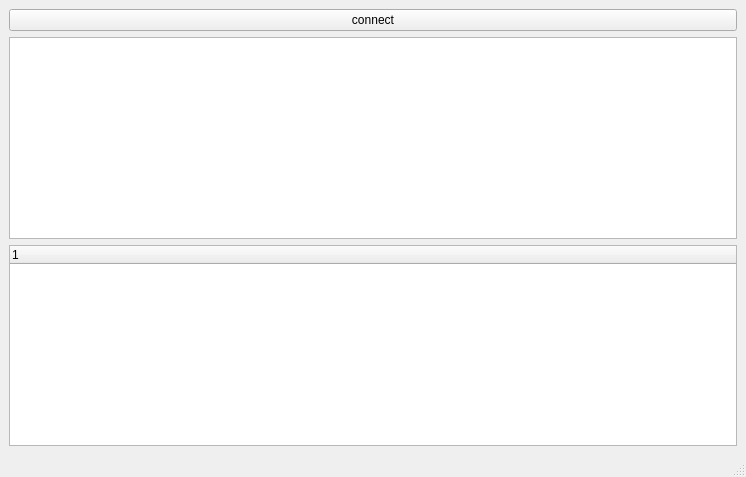
<?xml version="1.0" encoding="UTF-8"?>
<ui version="4.0">
 <class>MainWindow</class>
 <widget class="QMainWindow" name="MainWindow">
  <property name="geometry">
   <rect>
    <x>0</x>
    <y>0</y>
    <width>746</width>
    <height>477</height>
   </rect>
  </property>
  <property name="windowTitle">
   <string>MainWindow</string>
  </property>
  <widget class="QWidget" name="centralwidget">
   <layout class="QGridLayout" name="gridLayout">
    <item row="0" column="0">
     <widget class="QPushButton" name="pushButton">
      <property name="text">
       <string>connect</string>
      </property>
     </widget>
    </item>
    <item row="1" column="0">
     <widget class="QTextBrowser" name="textBrowser"/>
    </item>
    <item row="2" column="0">
     <widget class="QTreeWidget" name="treeWidget">
      <column>
       <property name="text">
        <string notr="true">1</string>
       </property>
      </column>
     </widget>
    </item>
   </layout>
  </widget>
  <widget class="QMenuBar" name="menubar">
   <property name="geometry">
    <rect>
     <x>0</x>
     <y>0</y>
     <width>746</width>
     <height>22</height>
    </rect>
   </property>
  </widget>
  <widget class="QStatusBar" name="statusbar"/>
 </widget>
 <resources/>
 <connections/>
</ui>
